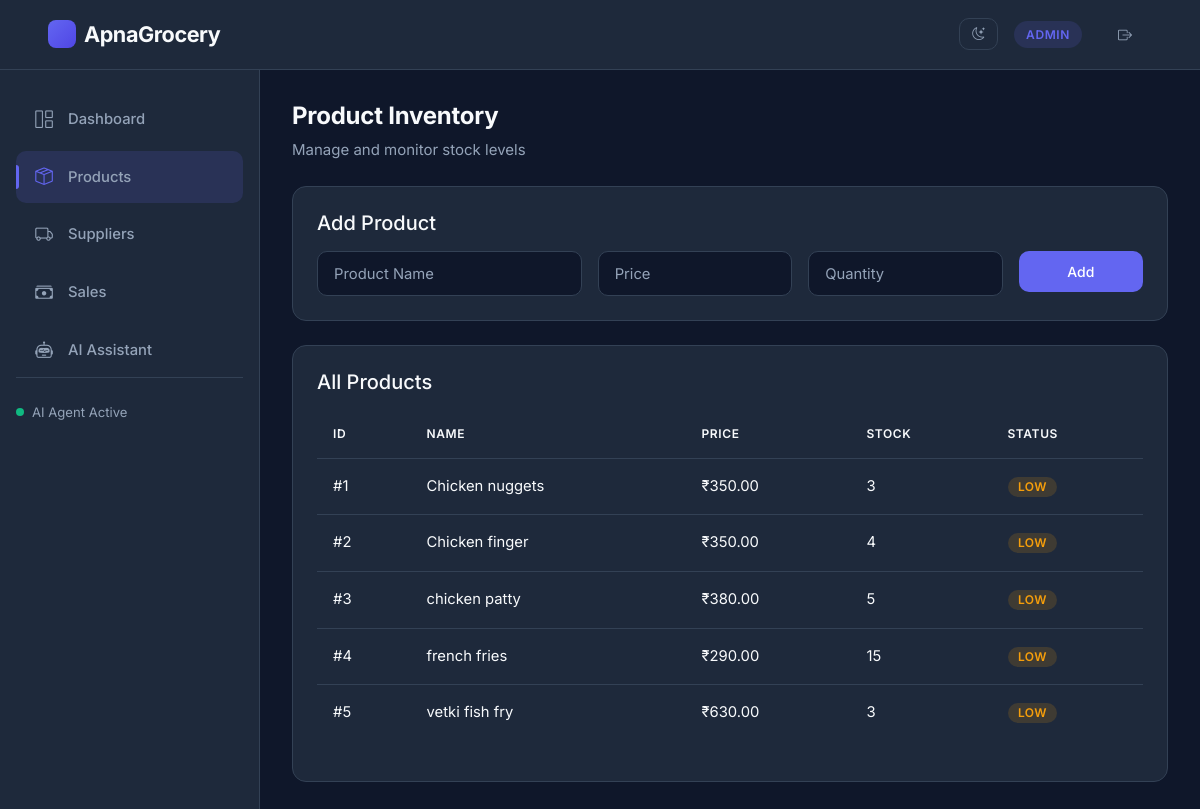
Page /products (signed in) on the committed database.
### models/__init__.py (models this page shows, shortened)
class Admin(UserMixin, db.Model):
    __tablename__ = "admins"
    id = db.Column(db.Integer, primary_key=True)
    username = db.Column(db.String(100), unique=True, nullable=False)
    password = db.Column(db.String(200), nullable=False)
    role = db.Column(db.String(20), nullable=False, default="ADMIN")
    created_at = db.Column(db.DateTime, default=datetime.utcnow)

class Product(db.Model):
    __tablename__ = "products"
    id = db.Column(db.Integer, primary_key=True)
    name = db.Column(db.String(200))
    price = db.Column(db.Float)
    quantity = db.Column(db.Integer, default=0)
    supplier_id = db.Column(db.Integer, db.ForeignKey("suppliers.id"), nullable=True)

### routes/products.py (the view, shortened to what this page needs)
@products.route("/products", methods=["GET", "POST"])
def list_products():
    try:
        items = Product.query.all()
    except Exception:
        items = []
    return render_template("products.html", products=items)

### app.py (called while the page is built)
def create_app():
    app = Flask(__name__)
    app.config.from_object(Config)
    db.init_app(app)
    login_manager.init_app(app)
    login_manager.login_view = "auth.login"
    login_manager.login_message = "Please log in to access this page."
    login_manager.login_message_category = "warning"
    @login_manager.user_loader
    def load_user(user_id):
        return Admin.query.get(int(user_id))
    @login_manager.unauthorized_handler
    def unauthorized():
        from flask import redirect, url_for
        return redirect(url_for("auth.login"))
    app.register_blueprint(auth)
    app.register_blueprint(products)
    app.register_blueprint(suppliers)
    app.register_blueprint(sales)
    app.register_blueprint(ai)  # AI Assistant
    with app.app_context():
        db.create_all()
    return app

### templates/products.html (shortened to what this page needs)
{% extends "base.html" %}
{% block content %}
<header class="mb-4">
  <h2 class="fw-bold">Product Inventory</h2>
  <p class="text-muted">Manage and monitor stock levels</p>
</header>
<div class="card p-4 mb-4">
  <h5 class="mb-3">Add Product</h5>
  <form method="POST" class="row g-3">
    <div class="col-md-4">
      <input type="text" name="name" class="form-control" placeholder="Product Name" required>
    </div>
    <div class="col-md-3">
      <input type="number" step="0.01" name="price" class="form-control" placeholder="Price" required>
    </div>
    <div class="col-md-3">
      <input type="number" name="quantity" class="form-control" placeholder="Quantity" required>
    </div>
    <div class="col-md-2">
      <button class="btn btn-primary w-100">Add</button>
    </div>
  </form>
</div>
<div class="card p-4">
  <h5 class="mb-3">All Products</h5>
  {% if products %}
  <table class="table table-hover">
    <thead>
      <tr>
        <th>ID</th>
        <th>Name</th>
        <th>Price</th>
        <th>Stock</th>
        <th>Status</th>
      </tr>
    </thead>
    <tbody>
      {% for product in products %}
      <tr>
        <td>#{{ product.id }}</td>
        <td>{{ product.name }}</td>
        <td>₹{{ "%.2f"|format(product.price) }}</td>
        <td>{{ product.quantity }}</td>
        <td>
          {% if product.quantity > 50 %}
            <span class="badge bg-success">In Stock</span>
          {% elif product.quantity > 0 %}
            <span class="badge bg-warning text-dark">Low</span>
          {% else %}
            <span class="badge bg-danger">Out</span>
          {% endif %}
        </td>
      </tr>
      {% endfor %}
    </tbody>
  </table>
  {% else %}
    <div class="text-muted text-center">No products available.</div>
  {% endif %}
</div>
{% endblock %}

### templates/base.html (shortened to what this page needs)
<!doctype html>
<html lang="en" data-theme="dark">
<head>
  <link href="https://cdn.jsdelivr.net/npm/bootstrap@5.3.0/dist/css/bootstrap.min.css" rel="stylesheet">
  <link href="https://cdn.jsdelivr.net/npm/bootstrap-icons@1.11.0/font/bootstrap-icons.css" rel="stylesheet">
  <link href="{{ url_for('static', filename='css/style.css') }}" rel="stylesheet">
</head>
<body>
<nav class="navbar navbar-expand-lg">
  <div class="container-fluid px-4">
    <a class="navbar-brand" href="{% if current_user.is_authenticated %}/dashboard{% else %}/login{% endif %}">
      ApnaGrocery
    </a>
    <div class="ms-auto d-flex align-items-center gap-3">
      {% if current_user.is_authenticated %}
        <button class="btn btn-outline btn-sm" id="themeToggle" title="Toggle theme">
        </button>
        <div class="user-info">
          <span class="user-badge">{{ current_user.role }}</span>
        </div>
        <a class="btn btn-logout" href="/logout">
          <i class="bi bi-box-arrow-right"></i>
        </a>
      {% endif %}
    </div>
  </div>
</nav>
<div class="d-flex">
  {% if current_user.is_authenticated %}
  <aside class="sidebar" id="sidebar">
    <nav class="sidebar-nav">
      <a href="/dashboard" class="nav-item {% if 'dashboard' in request.path %}active{% endif %}">
        <i class="nav-icon bi bi-grid-1x2"></i>
        <span>Dashboard</span>
      </a>
      <a href="/products" class="nav-item {% if 'products' in request.path %}active{% endif %}">
        <i class="nav-icon bi bi-box-seam"></i>
        <span>Products</span>
      </a>
      <a href="/suppliers" class="nav-item {% if 'suppliers' in request.path %}active{% endif %}">
        <i class="nav-icon bi bi-truck"></i>
        <span>Suppliers</span>
      </a>
      <a href="/sales" class="nav-item {% if 'sales' in request.path %}active{% endif %}">
        <i class="nav-icon bi bi-cash-stack"></i>
        <span>Sales</span>
      </a>
      <a href="/ai-assistant" class="nav-item {% if 'ai-assistant' in request.path %}active{% endif %}">
        <i class="nav-icon bi bi-robot"></i>
        <span>AI Assistant</span>
      </a>
    </nav>
    <div class="mt-auto pt-4 border-top border-secondary" style="border-color: var(--border) !important;">
      <div class="d-flex align-items-center gap-2 text-secondary small">
        <span class="d-inline-block rounded-circle" style="width:8px;height:8px;background:var(--success);"></span>
        <span>AI Agent Active</span>
      </div>
    </div>
  </aside>
  {% endif %}
  <main class="main-wrapper">
    {% block content %}{% endblock %}
  </main>
</div>
</body>
</html>

### rows in the picture
Admin: role "ADMIN"
Product: id "1", name "Chicken nuggets", price "350.00", quantity "3", shows "LOW"
Product: id "2", name "Chicken finger", price "350.00", quantity "4", shows "LOW"
Product: id "3", name "chicken patty", price "380.00", quantity "5", shows "LOW"
Product: id "4", name "french fries", price "290.00", quantity "15", shows "LOW"
Product: id "5", name "vetki fish fry", price "630.00", quantity "3", shows "LOW"
